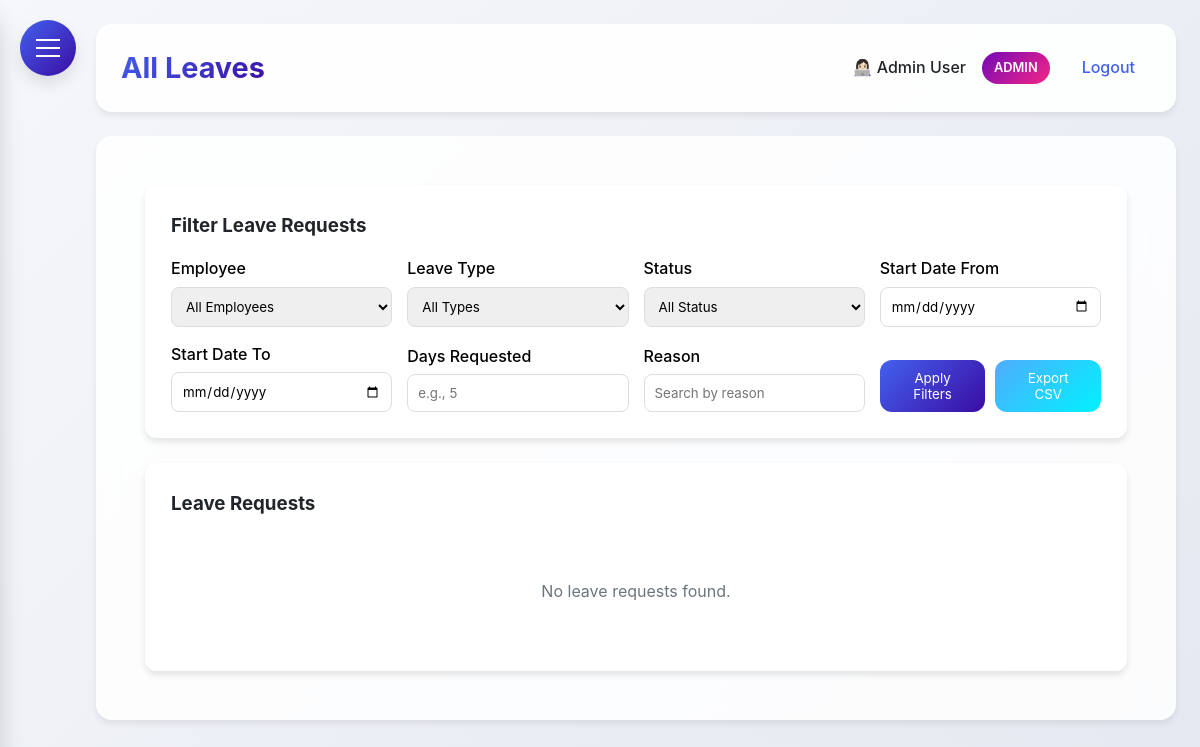
Page /all_leaves (signed in) on the earlier database version.
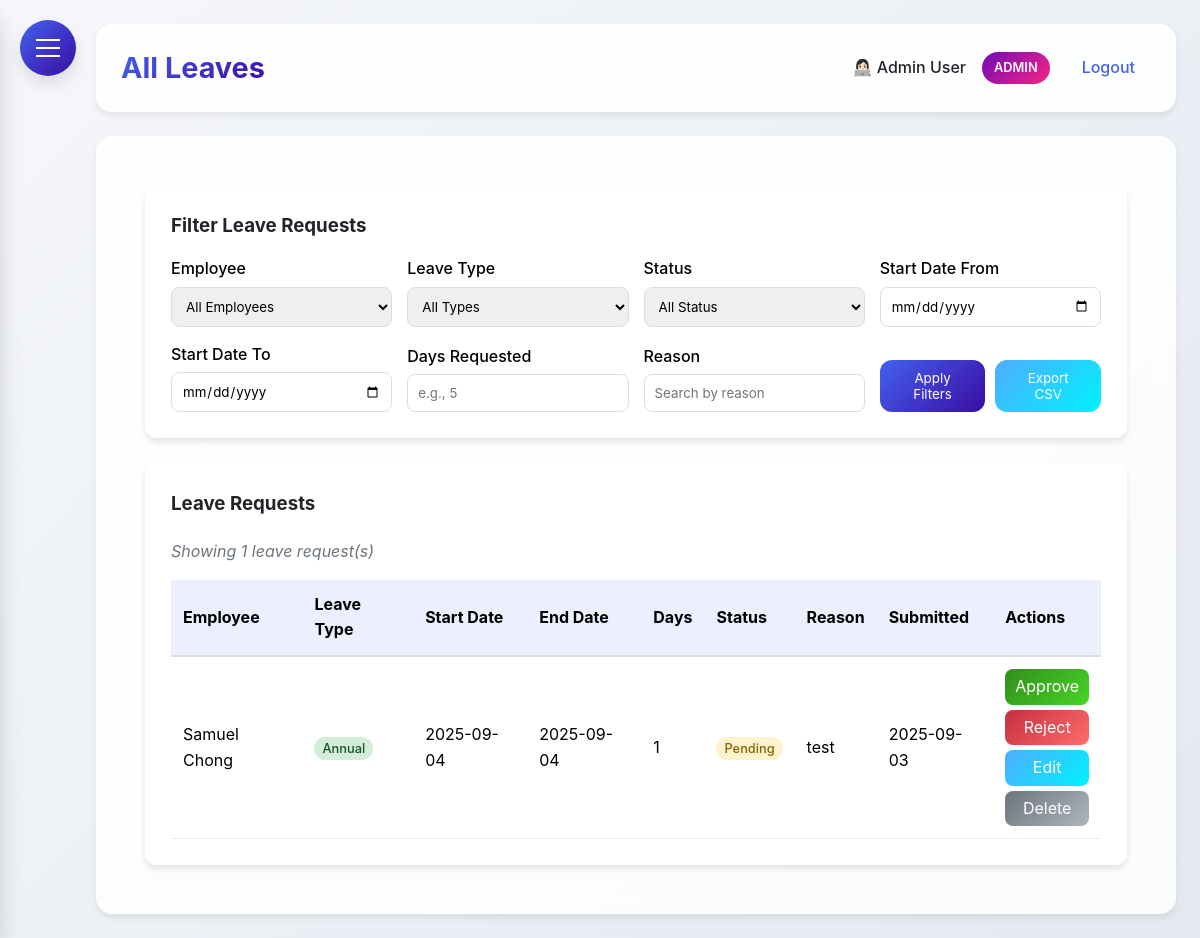
Same page on the later database version.
### HerculesSystem.py (models this page shows, shortened)
class LeaveRequest(db.Model):
    id = db.Column(db.Integer, primary_key=True)
    employee_id = db.Column(db.Integer, db.ForeignKey('employee.id'), nullable=False)
    start_date = db.Column(db.Date, nullable=False)
    end_date = db.Column(db.Date, nullable=False)
    leave_type = db.Column(db.String(50), nullable=False)
    compassionate_type = db.Column(db.String(50))
    reason = db.Column(db.Text)
    attachment_filename = db.Column(db.String(255))
    status = db.Column(db.String(20), default='pending')
    days_requested = db.Column(db.Integer, nullable=False)
    created_at = db.Column(db.DateTime, default=datetime.utcnow)
    approved_at = db.Column(db.DateTime)
    employee = db.relationship('Employee', backref=db.backref('leave_requests', lazy=True))

class Employee(UserMixin, db.Model):
    id = db.Column(db.Integer, primary_key=True)
    username = db.Column(db.String(80), unique=True, nullable=False)
    password = db.Column(db.String(120), nullable=False)
    full_name = db.Column(db.String(120), nullable=False)
    email = db.Column(db.String(120), unique=True, nullable=False)
    department = db.Column(db.String(80))
    position = db.Column(db.String(80))
    hire_date = db.Column(db.Date)
    is_admin = db.Column(db.Boolean, default=False)
    user_type = db.Column(db.String(20), default='employee')  # admin, supervisor, office, factory
    last_clock_in = db.Column(db.DateTime)
    last_clock_out = db.Column(db.DateTime)
    last_lunch_start = db.Column(db.DateTime)
    last_lunch_end = db.Column(db.DateTime)

### HerculesSystem.py (the view)
@app.route('/all_leaves')
@login_required
def all_leaves():
    if current_user.user_type not in ['admin', 'supervisor']:
        flash('You do not have permission to view all leaves.', 'danger')
        return redirect(url_for('leaves'))
    employee_id = request.args.get('employee_id', '')
    leave_type = request.args.get('leave_type', '')
    status = request.args.get('status', '')
    start_date_filter = request.args.get('start_date_filter', '')
    end_date_filter = request.args.get('end_date_filter', '')
    days_requested = request.args.get('days_requested', '')
    reason = request.args.get('reason', '')
    query = LeaveRequest.query.join(Employee, LeaveRequest.employee_id == Employee.id)
    if employee_id:
        query = query.filter(LeaveRequest.employee_id == employee_id)
    if leave_type:
        query = query.filter(LeaveRequest.leave_type == leave_type)
    if status:
        query = query.filter(LeaveRequest.status == status)
    if start_date_filter:
        try:
            start_date = datetime.strptime(start_date_filter, '%Y-%m-%d').date()
            query = query.filter(LeaveRequest.start_date >= start_date)
        except ValueError:
            pass
    if end_date_filter:
        try:
            end_date = datetime.strptime(end_date_filter, '%Y-%m-%d').date()
            query = query.filter(LeaveRequest.start_date <= end_date)
        except ValueError:
            pass
    if days_requested:
        try:
            query = query.filter(LeaveRequest.days_requested == int(days_requested))
        except ValueError:
            pass
    if reason:
        query = query.filter(LeaveRequest.reason.ilike(f'%%{reason}%%'))
    all_requests = query.order_by(LeaveRequest.created_at.desc()).all()
    employees = Employee.query.all()
    return render_template('all_leaves.html', all_requests=all_requests, employees=employees)

### HerculesSystem.py (called while the page is built)
@app.after_request
def add_security_headers(response):
    response.headers['Permissions-Policy'] = 'geolocation=()'
    return response

@login_manager.user_loader
def load_user(user_id):
    return db.session.get(Employee, int(user_id))

@app.context_processor
def inject_now():
    return {'now': datetime.utcnow()}

@app.before_request
def before_request():
    if request.url.startswith('https://'):
        new_url = request.url.replace('https://', 'http://', 1)
        return redirect(new_url, code=301)

### templates/all_leaves.html (shortened to what the changed rows need)
{% extends "base.html" %}
{% block content %}
<div class="dashboard-container">
    <div class="glass" style="padding: 25px; border-radius: 12px;">
        <h3 style="margin-bottom: 20px;">Leave Requests</h3>
        {% if all_requests %}
        <p style="margin-bottom: 15px; font-style: italic; color: #6c757d;">
            Showing {{ all_requests|length }} leave request(s)
        </p>
        <div style="overflow-x: auto;">
            <table style="width: 100%; border-collapse: collapse;">
                <thead>
                    <tr style="background: rgba(67, 97, 238, 0.1);">
                        <th style="padding: 12px; text-align: left; border-bottom: 2px solid #ddd; color: #000000;">Employee</th>
                        <th style="padding: 12px; text-align: left; border-bottom: 2px solid #ddd; color: #000000;">Leave Type</th>
                        <th style="padding: 12px; text-align: left; border-bottom: 2px solid #ddd; color: #000000;">Start Date</th>
                        <th style="padding: 12px; text-align: left; border-bottom: 2px solid #ddd; color: #000000;">End Date</th>
                        <th style="padding: 12px; text-align: left; border-bottom: 2px solid #ddd; color: #000000;">Days</th>
                        <th style="padding: 12px; text-align: left; border-bottom: 2px solid #ddd; color: #000000;">Status</th>
                        <th style="padding: 12px; text-align: left; border-bottom: 2px solid #ddd; color: #000000;">Reason</th>
                        <th style="padding: 12px; text-align: left; border-bottom: 2px solid #ddd; color: #000000;">Submitted</th>
                        <th style="padding: 12px; text-align: left; border-bottom: 2px solid #ddd; color: #000000;">Actions</th>
                    </tr>
                </thead>
                <tbody>
                    {% for request in all_requests %}
                    <tr style="transition: background 0.3s;">
                        <td style="padding: 12px; border-bottom: 1px solid #eee; color: #000000;">{{ request.employee.full_name }}</td>
                        <td style="padding: 12px; border-bottom: 1px solid #eee;">
                            <span style="
                                padding: 4px 8px;
                                border-radius: 12px;
                                font-size: 0.8rem;
                                font-weight: 500;
                                {% if request.leave_type == 'annual' %}background: #d4edda; color: #155724;
                                {% elif request.leave_type == 'medical' %}background: #cce5ff; color: #004085;
                                {% elif request.leave_type == 'maternity' %}background: #fff3cd; color: #856404;
                                {% elif request.leave_type == 'compassionate' %}background: #f8d7da; color: #721c24;
                                {% elif request.leave_type == 'marriage' %}background: #e2e3e5; color: #383d41;
                                {% elif request.leave_type == 'hospitalised' %}background: #d1ecf1; color: #0c5460;
                                {% elif request.leave_type == 'socso_mc' %}background: #d6d8d9; color: #383d41;
                                {% endif %}
                            ">
                                {{ request.leave_type|title }}
                            </span>
                        </td>
                        <td style="padding: 12px; border-bottom: 1px solid #eee; color: #000000;">{{ request.start_date.strftime('%Y-%m-%d') }}</td>
                        <td style="padding: 12px; border-bottom: 1px solid #eee; color: #000000;">{{ request.end_date.strftime('%Y-%m-%d') }}</td>
                        <td style="padding: 12px; border-bottom: 1px solid #eee; color: #000000;">{{ request.days_requested }}</td>
                        <td style="padding: 12px; border-bottom: 1px solid #eee;">
                            <span style="
                                padding: 4px 8px;
                                border-radius: 12px;
                                font-size: 0.8rem;
                                font-weight: 500;
                                {% if request.status == 'approved' %}background: #d4edda; color: #155724;
                                {% elif request.status == 'rejected' %}background: #f8d7da; color: #721c24;
                                {% else %}background: #fff3cd; color: #856404;
                                {% endif %}
                            ">
                                {{ request.status|title }}
                            </span>
                        </td>
                        <td style="padding: 12px; border-bottom: 1px solid #eee; color: #000000;">{{ request.reason|truncate(30) }}</td>
                        <td style="padding: 12px; border-bottom: 1px solid #eee; color: #000000;">{{ request.created_at.strftime('%Y-%m-%d') }}</td>
                        <td style="padding: 12px; border-bottom: 1px solid #eee;">
                            <div style="display: flex; flex-direction: column; gap: 5px;">
                                {% if request.status == 'pending' %}
                                <a href="{{ url_for('approve_leave', request_id=request.id) }}"
                                   style="background: linear-gradient(135deg, #328e1c 0%, #48d427 100%); color: white; padding: 5px 10px; border-radius: 8px; text-decoration: none; text-align: center; transition: transform 0.2s, box-shadow 0.2s;">
                                    Approve
                                </a>
                                <a href="{{ url_for('reject_leave', request_id=request.id) }}"
                                   style="background: linear-gradient(135deg, #c3313f 0%, #ff6b6b 100%); color: white; padding: 5px 10px; border-radius: 8px; text-decoration: none; text-align: center; transition: transform 0.2s, box-shadow 0.2s;">
                                    Reject
                                </a>
                                {% endif %}
                                <a href="{{ url_for('admin_edit_leave', request_id=request.id) }}"
                                   style="background: linear-gradient(135deg, #4facfe 0%, #00f2fe 100%); color: white; padding: 5px 10px; border-radius: 8px; text-decoration: none; text-align: center; transition: transform 0.2s, box-shadow 0.2s;">
                                    Edit
                                </a>
                                <a href="{{ url_for('admin_delete_leave', request_id=request.id) }}"
                                   style="background: linear-gradient(135deg, #6c757d 0%, #adb5bd 100%); color: white; padding: 5px 10px; border-radius: 8px; text-decoration: none; text-align: center; transition: transform 0.2s, box-shadow 0.2s;"
                                   onclick="return confirm('Are you sure you want to delete this leave request? This action cannot be undone.')">
                                    Delete
                                </a>
                            </div>
                        </td>
                    </tr>
                    {% endfor %}
                </tbody>
            </table>
        </div>
        {% else %}
        <p style="text-align: center; color: #6c757d; padding: 40px;">No leave requests found.</p>
        {% endif %}
    </div>
</div>
{% endblock %}

Differences in the rows shown:
added LeaveRequest: employee.full_name "Samuel Chong", leave_type "Annual", start_date "2025-09-04", end_date "2025-09-04", days_requested "1", status "Pending", reason "test", created_at "2025-09-03"
Other differences:
{{ all_requests|length }}: (not shown) → "1"
text no longer shown: "No leave requests found."
text now shown: "Showing leave request(s) Employee Leave Type Start Date End Date Days Status Reason Submitted Actions"
